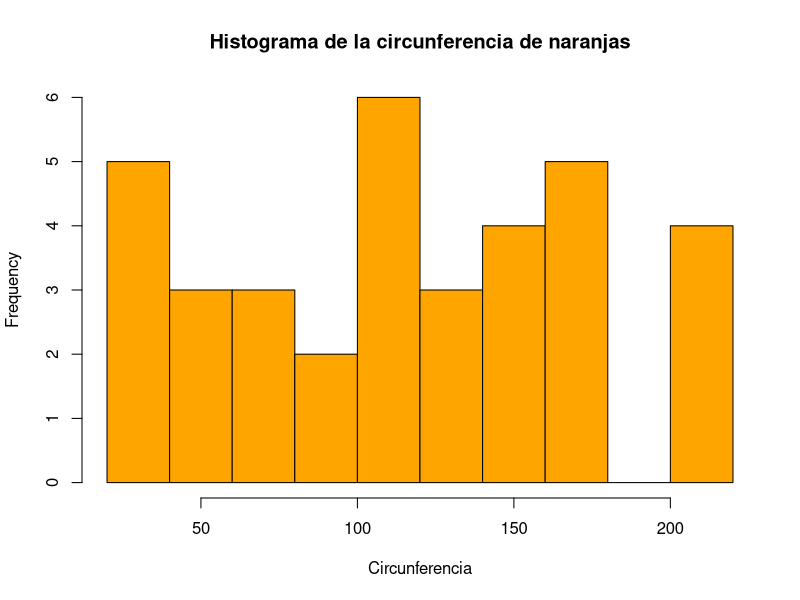
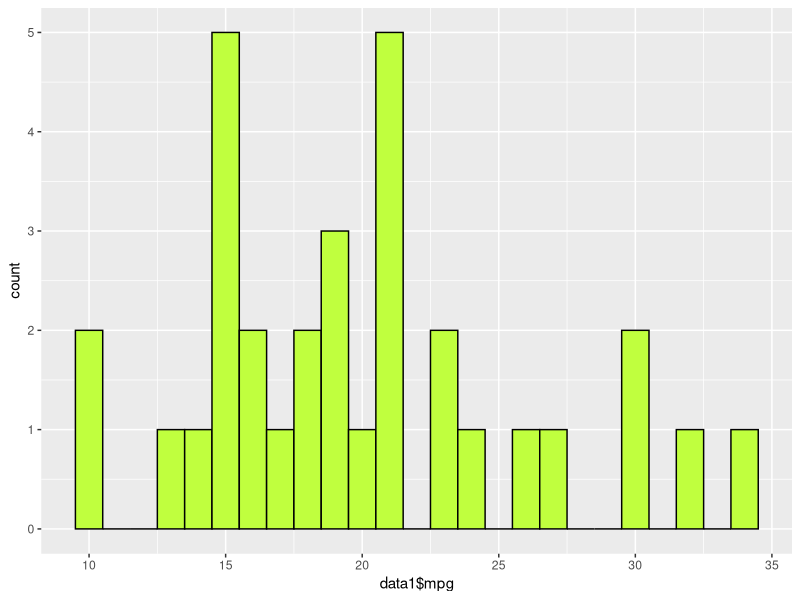
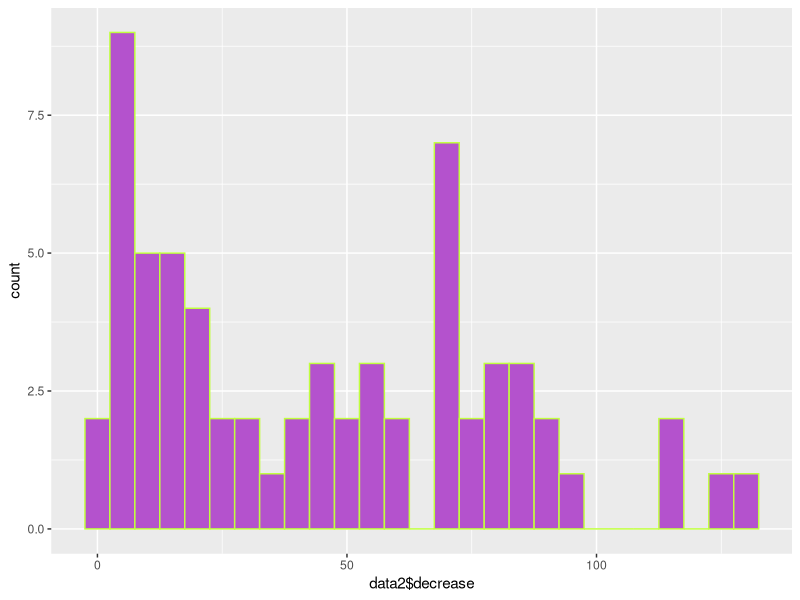
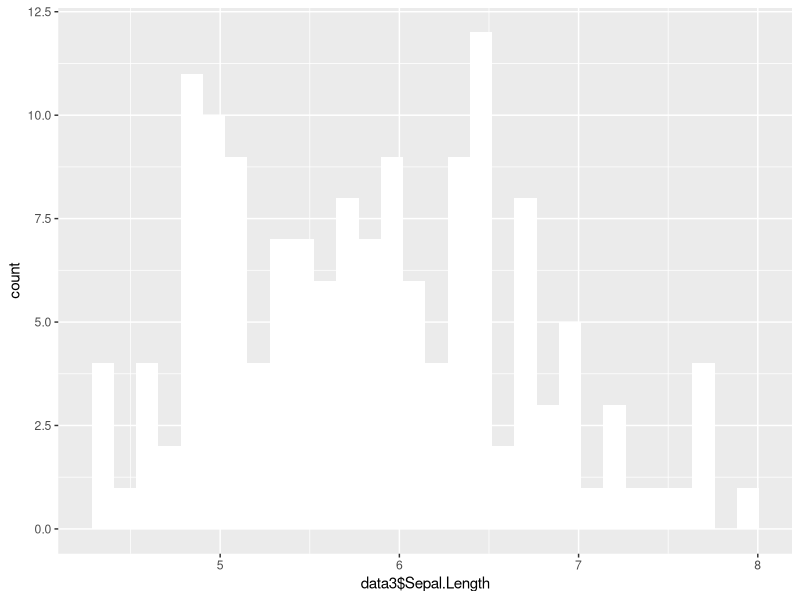
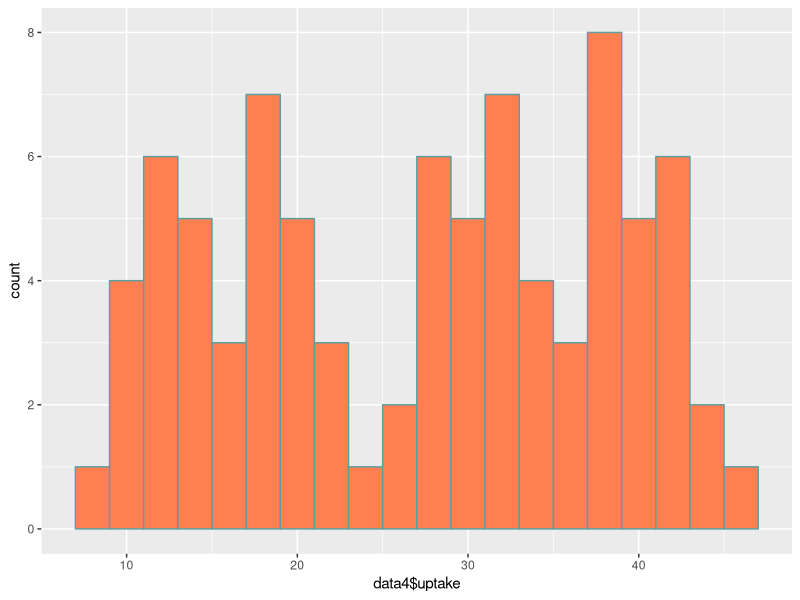

These charts were generated, in order, by the following R code:
########### Karel Alexis Vazquez Suarez


######## Cargar librerias ######## 
library(ggplot2)
# Almacenar el dataset en la variable data 


######### Ejercicio 1 ###########
# cargando en la variable naranja un histograma relleno 

data <- Orange
head (data)

# de la columna circunferencia

naranja <- hist (data$circumference, col = "#FFA500", 
                 main = "Histograma de la circunferencia de naranjas",
                 xlab = "Circunferencia")

# la variable main da titulo al plot dgenerado 
# xlab nombra el eje de las x

naranja # Ejecucion del histograma y se visualiza en la seccion de plot


####### Ejercicio 2 ######### 

data1 = mtcars # Almacenando el dataframe de mtcars en data1 
head (data1) # imprimiendo el encabezado del dataframe

# Se manda a llamar la funcion ggplot en donde se le dan los datos a utilizar
# para generar el plot 

dos <- ggplot(data1, aes (x = data1$mpg)) + 
# geom_histogram() es una instruccion de ggplot para especificar la grafica
# a utilizar, donde tambien se genera las configuraciones necesarias para el plot 
# como los son el intervalo, color del contorno y el relleno. 
  geom_histogram(binwidth = 1, color = "black", fill = "olivedrab1")

dos # Se imprime el grafico en plot

######## Ejercicio 3 ########


data2 = OrchardSprays # Almacenando el dataframe de mtcars en data2
head (data2) # imprimiendo el encabezado del dataframe

# Se manda a llamar la funcion ggplot en donde se le dan los datos a utilizar
# para generar el plot 
fig_3 <- ggplot(data2, aes (x = data2$decrease)) + 
  # geom_histogram() es una instruccion de ggplot para especificar la grafica
  # a utilizar, donde tambien se genera las configuraciones necesarias para el plot
  # como los son el intervalo, color del contorno y el relleno. 
  geom_histogram (binwidth = 5, color = "olivedrab1", fill = "#B452CD")

fig_3 # Se imprime el grafico en plot 

########## Ejercicio 4 ################

data3 = iris # Almacenando el dataframe de mtcars en data2
head(data3) # imprimiendo el encabezado del dataframe

# Se manda a llamar la funcion ggplot en donde se le dan los datos a utilizar
# para generar el plot 
bonito <- ggplot(data3, aes (x = data3$Sepal.Length)) + 
  # geom_histogram() es una instruccion de ggplot para especificar la grafica
  # a utilizar, donde tambien se genera las configuraciones necesarias para el plot 
  geom_histogram (fill = "white")

bonito # Se imprime el grafico en plot 

####### Ejercicio 5 ########

data4 = CO2 # Almacenando el dataframe de mtcars en data2
head(data4) # imprimiendo el encabezado del dataframe

# Se manda a llamar la funcion ggplot en donde se le dan los datos a utilizar
# para generar el plot 
cinco <- ggplot(data4, aes (x = data4$uptake)) + 
  # geom_histogram() es una instruccion de ggplot para especificar la grafica
  # a utilizar, donde tambien se genera las configuraciones necesarias para el plot 
  # como los son el intervalo, color del contorno y el relleno. 
  geom_histogram (binwidth =  2 , color = "#5F9EA0",  fill = "#FF7F50")

cinco # Se imprime el grafico en plot 


################################################################################
